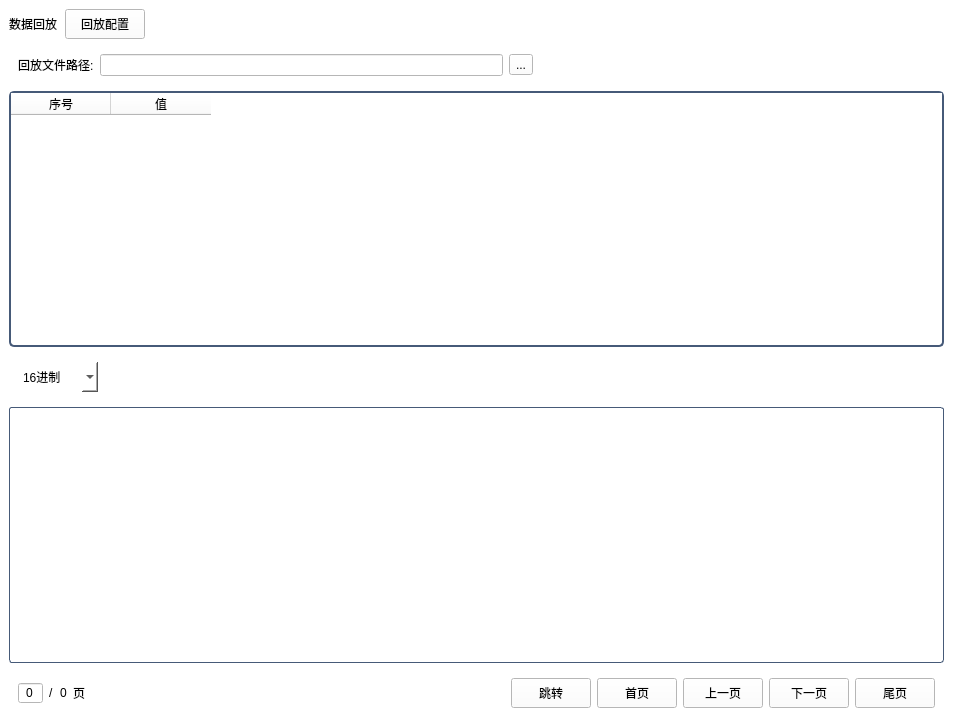
<?xml version="1.0" encoding="UTF-8"?>
<ui version="4.0">
 <class>wid_reviewset</class>
 <widget class="QWidget" name="wid_reviewset">
  <property name="geometry">
   <rect>
    <x>0</x>
    <y>0</y>
    <width>953</width>
    <height>726</height>
   </rect>
  </property>
  <property name="maximumSize">
   <size>
    <width>16777215</width>
    <height>16777215</height>
   </size>
  </property>
  <property name="windowTitle">
   <string>Form</string>
  </property>
  <property name="styleSheet">
   <string notr="true">background-color: rgb(255, 255, 255);</string>
  </property>
  <layout class="QGridLayout" name="gridLayout_14">
   <property name="leftMargin">
    <number>0</number>
   </property>
   <property name="topMargin">
    <number>0</number>
   </property>
   <property name="rightMargin">
    <number>0</number>
   </property>
   <property name="bottomMargin">
    <number>0</number>
   </property>
   <property name="spacing">
    <number>0</number>
   </property>
   <item row="0" column="0">
    <widget class="QStackedWidget" name="stackedWidget">
     <property name="currentIndex">
      <number>0</number>
     </property>
     <widget class="QWidget" name="page">
      <layout class="QGridLayout" name="gridLayout_13">
       <property name="leftMargin">
        <number>0</number>
       </property>
       <property name="topMargin">
        <number>0</number>
       </property>
       <property name="rightMargin">
        <number>0</number>
       </property>
       <property name="bottomMargin">
        <number>0</number>
       </property>
       <property name="spacing">
        <number>0</number>
       </property>
       <item row="0" column="0">
        <widget class="QWidget" name="widget_6" native="true">
         <layout class="QGridLayout" name="gridLayout_12">
          <item row="0" column="0">
           <widget class="QWidget" name="widget_7" native="true">
            <layout class="QGridLayout" name="gridLayout_11">
             <property name="leftMargin">
              <number>0</number>
             </property>
             <property name="topMargin">
              <number>0</number>
             </property>
             <property name="rightMargin">
              <number>0</number>
             </property>
             <property name="bottomMargin">
              <number>0</number>
             </property>
             <property name="horizontalSpacing">
              <number>8</number>
             </property>
             <property name="verticalSpacing">
              <number>0</number>
             </property>
             <item row="0" column="2">
              <spacer name="horizontalSpacer_6">
               <property name="orientation">
                <enum>Qt::Horizontal</enum>
               </property>
               <property name="sizeHint" stdset="0">
                <size>
                 <width>554</width>
                 <height>27</height>
                </size>
               </property>
              </spacer>
             </item>
             <item row="0" column="0">
              <widget class="QLabel" name="label_3">
               <property name="minimumSize">
                <size>
                 <width>0</width>
                 <height>30</height>
                </size>
               </property>
               <property name="styleSheet">
                <string notr="true">color: rgb(0, 0, 0);
font: 75 14pt &quot;微软雅黑&quot;;
background-color: rgb(255, 255, 255);</string>
               </property>
               <property name="text">
                <string>数据回放</string>
               </property>
              </widget>
             </item>
             <item row="0" column="1">
              <widget class="QPushButton" name="pushButton_3">
               <property name="minimumSize">
                <size>
                 <width>75</width>
                 <height>30</height>
                </size>
               </property>
               <property name="styleSheet">
                <string notr="true">QPushButton{
border:1px solid rgb(70,90,120);
color: rgb(255, 255, 255);
border-radius:3px;
font: 75 11pt &quot;微软雅黑&quot;;
background-color: rgb(19, 187, 255);
}
QPushButton:hover{
color: rgb(25, 118, 210);
background-color: rgb(227, 236, 255);
};</string>
               </property>
               <property name="text">
                <string>回放配置</string>
               </property>
              </widget>
             </item>
            </layout>
           </widget>
          </item>
          <item row="1" column="0">
           <widget class="QWidget" name="widget_5" native="true">
            <layout class="QGridLayout" name="gridLayout_10">
             <item row="0" column="3">
              <spacer name="horizontalSpacer_5">
               <property name="orientation">
                <enum>Qt::Horizontal</enum>
               </property>
               <property name="sizeHint" stdset="0">
                <size>
                 <width>221</width>
                 <height>20</height>
                </size>
               </property>
              </spacer>
             </item>
             <item row="0" column="0">
              <widget class="QLabel" name="label_4">
               <property name="styleSheet">
                <string notr="true">color: rgb(0, 0, 0);
font: 75 14pt &quot;微软雅黑&quot;;
background-color: rgb(255, 255, 255);</string>
               </property>
               <property name="text">
                <string>回放文件路径:</string>
               </property>
              </widget>
             </item>
             <item row="0" column="1">
              <widget class="QLineEdit" name="lineEdit">
               <property name="minimumSize">
                <size>
                 <width>300</width>
                 <height>0</height>
                </size>
               </property>
               <property name="styleSheet">
                <string notr="true">font: 75 11pt &quot;微软雅黑&quot;;</string>
               </property>
              </widget>
             </item>
             <item row="0" column="2">
              <widget class="QToolButton" name="toolButton_choosePath">
               <property name="text">
                <string>...</string>
               </property>
              </widget>
             </item>
            </layout>
           </widget>
          </item>
          <item row="2" column="0">
           <widget class="QTableWidget" name="tableWidget_data">
            <property name="styleSheet">
             <string notr="true">#tableWidget_data{
background-color: rgb(255,255,255);
border-left:2px solid rgb(70,90,120);
border-right:2px solid rgb(70,90,120);
border-bottom:2px solid rgb(70,90,120);
border-top:2px solid rgb(70,90,120);
border-radius:5px;
font: 75 11pt &quot;微软雅黑&quot;;
color: rgb(0,0,0);
gridline-color:rgb(70,90,120);
}
Qtablewidget::item{
border:1px solid rgb(70,90,120);
}</string>
            </property>
            <column>
             <property name="text">
              <string>序号</string>
             </property>
            </column>
            <column>
             <property name="text">
              <string>值</string>
             </property>
            </column>
           </widget>
          </item>
          <item row="3" column="0">
           <widget class="QWidget" name="widget_8" native="true">
            <layout class="QGridLayout" name="gridLayout_15">
             <item row="0" column="0">
              <widget class="QComboBox" name="comboBox_type">
               <property name="minimumSize">
                <size>
                 <width>80</width>
                 <height>30</height>
                </size>
               </property>
               <property name="styleSheet">
                <string notr="true">border:1px solid rgb(70,90,120);
color: rgb(0,0,0);
border-radius:3px;
font: 75 11pt &quot;微软雅黑&quot;;
background-color: rgb(255,255,255);
border:none;</string>
               </property>
               <item>
                <property name="text">
                 <string>16进制</string>
                </property>
               </item>
               <item>
                <property name="text">
                 <string>10进制</string>
                </property>
               </item>
              </widget>
             </item>
             <item row="0" column="1">
              <spacer name="horizontalSpacer_7">
               <property name="orientation">
                <enum>Qt::Horizontal</enum>
               </property>
               <property name="sizeHint" stdset="0">
                <size>
                 <width>40</width>
                 <height>20</height>
                </size>
               </property>
              </spacer>
             </item>
            </layout>
           </widget>
          </item>
          <item row="4" column="0">
           <widget class="QTableWidget" name="tableWidget_info">
            <property name="styleSheet">
             <string notr="true">#tableWidget_info{
background-color: rgb(255, 255, 255);
border:1px solid rgb(70,90,120);
border-radius:3px;
}</string>
            </property>
           </widget>
          </item>
          <item row="5" column="0">
           <widget class="QWidget" name="widget_9" native="true">
            <layout class="QGridLayout" name="gridLayout_16">
             <item row="0" column="7">
              <widget class="QPushButton" name="pbtn_up">
               <property name="minimumSize">
                <size>
                 <width>75</width>
                 <height>30</height>
                </size>
               </property>
               <property name="styleSheet">
                <string notr="true">QPushButton{
border:1px solid rgb(70,90,120);
color: rgb(255, 255, 255);
border-radius:3px;
font: 75 11pt &quot;微软雅黑&quot;;
background-color: rgb(153,217,234);
}
QPushButton:hover{
color: rgb(25, 118, 210);
background-color: rgb(227, 236, 255);
};</string>
               </property>
               <property name="text">
                <string>上一页</string>
               </property>
              </widget>
             </item>
             <item row="0" column="4">
              <spacer name="horizontalSpacer_8">
               <property name="orientation">
                <enum>Qt::Horizontal</enum>
               </property>
               <property name="sizeHint" stdset="0">
                <size>
                 <width>40</width>
                 <height>20</height>
                </size>
               </property>
              </spacer>
             </item>
             <item row="0" column="6">
              <widget class="QPushButton" name="pbtn_FirstPage">
               <property name="minimumSize">
                <size>
                 <width>75</width>
                 <height>30</height>
                </size>
               </property>
               <property name="styleSheet">
                <string notr="true">QPushButton{
border:1px solid rgb(70,90,120);
color: rgb(255, 255, 255);
border-radius:3px;
font: 75 11pt &quot;微软雅黑&quot;;
background-color: rgb(153,217,234);
}
QPushButton:hover{
color: rgb(25, 118, 210);
background-color: rgb(227, 236, 255);
};</string>
               </property>
               <property name="text">
                <string>首页</string>
               </property>
              </widget>
             </item>
             <item row="0" column="1">
              <widget class="QLabel" name="label_8">
               <property name="styleSheet">
                <string notr="true">color: rgb(0,0,0);
font: 75 14pt &quot;微软雅黑&quot;;
background-color: rgb(255,255,255);</string>
               </property>
               <property name="text">
                <string>/</string>
               </property>
              </widget>
             </item>
             <item row="0" column="3">
              <widget class="QLabel" name="label_5">
               <property name="styleSheet">
                <string notr="true">color: rgb(0,0,0);
font: 75 14pt &quot;微软雅黑&quot;;
background-color: rgb(255,255,255);</string>
               </property>
               <property name="text">
                <string>页</string>
               </property>
              </widget>
             </item>
             <item row="0" column="8">
              <widget class="QPushButton" name="pbtn_down">
               <property name="minimumSize">
                <size>
                 <width>75</width>
                 <height>30</height>
                </size>
               </property>
               <property name="styleSheet">
                <string notr="true">QPushButton{
border:1px solid rgb(70,90,120);
color: rgb(255, 255, 255);
border-radius:3px;
font: 75 11pt &quot;微软雅黑&quot;;
background-color: rgb(153,217,234);
}
QPushButton:hover{
color: rgb(25, 118, 210);
background-color: rgb(227, 236, 255);
};</string>
               </property>
               <property name="text">
                <string>下一页</string>
               </property>
              </widget>
             </item>
             <item row="0" column="2">
              <widget class="QLabel" name="label_pageall">
               <property name="styleSheet">
                <string notr="true">color: rgb(0,0,0);
font: 75 14pt &quot;微软雅黑&quot;;
background-color: rgb(255,255,255);</string>
               </property>
               <property name="text">
                <string>0</string>
               </property>
              </widget>
             </item>
             <item row="0" column="0">
              <widget class="QSpinBox" name="sbox_currentPage">
               <property name="styleSheet">
                <string notr="true">color: rgb(0,0,0);
font: 75 14pt &quot;微软雅黑&quot;;
background-color: rgb(255,255,255);</string>
               </property>
               <property name="alignment">
                <set>Qt::AlignCenter</set>
               </property>
               <property name="buttonSymbols">
                <enum>QAbstractSpinBox::NoButtons</enum>
               </property>
              </widget>
             </item>
             <item row="0" column="5">
              <widget class="QPushButton" name="pbtn_turnTo">
               <property name="minimumSize">
                <size>
                 <width>75</width>
                 <height>30</height>
                </size>
               </property>
               <property name="styleSheet">
                <string notr="true">QPushButton{
border:1px solid rgb(70,90,120);
color: rgb(255, 255, 255);
border-radius:3px;
font: 75 11pt &quot;微软雅黑&quot;;
background-color: rgb(153,217,234);
}
QPushButton:hover{
color: rgb(25, 118, 210);
background-color: rgb(227, 236, 255);
};</string>
               </property>
               <property name="text">
                <string>跳转</string>
               </property>
              </widget>
             </item>
             <item row="0" column="9">
              <widget class="QPushButton" name="pbtn_end">
               <property name="minimumSize">
                <size>
                 <width>75</width>
                 <height>30</height>
                </size>
               </property>
               <property name="styleSheet">
                <string notr="true">QPushButton{
border:1px solid rgb(70,90,120);
color: rgb(255, 255, 255);
border-radius:3px;
font: 75 11pt &quot;微软雅黑&quot;;
background-color: rgb(153,217,234);
}
QPushButton:hover{
color: rgb(25, 118, 210);
background-color: rgb(227, 236, 255);
};</string>
               </property>
               <property name="text">
                <string>尾页</string>
               </property>
              </widget>
             </item>
            </layout>
           </widget>
          </item>
         </layout>
        </widget>
       </item>
      </layout>
     </widget>
     <widget class="QWidget" name="page_2">
      <layout class="QGridLayout" name="gridLayout_9">
       <property name="leftMargin">
        <number>0</number>
       </property>
       <property name="topMargin">
        <number>0</number>
       </property>
       <property name="rightMargin">
        <number>0</number>
       </property>
       <property name="bottomMargin">
        <number>0</number>
       </property>
       <property name="spacing">
        <number>0</number>
       </property>
       <item row="1" column="0">
        <spacer name="verticalSpacer">
         <property name="orientation">
          <enum>Qt::Vertical</enum>
         </property>
         <property name="sizeHint" stdset="0">
          <size>
           <width>20</width>
           <height>40</height>
          </size>
         </property>
        </spacer>
       </item>
       <item row="0" column="1">
        <spacer name="horizontalSpacer_4">
         <property name="orientation">
          <enum>Qt::Horizontal</enum>
         </property>
         <property name="sizeHint" stdset="0">
          <size>
           <width>40</width>
           <height>20</height>
          </size>
         </property>
        </spacer>
       </item>
       <item row="0" column="0">
        <widget class="QWidget" name="widget_4" native="true">
         <layout class="QGridLayout" name="gridLayout_8">
          <item row="1" column="0">
           <widget class="QWidget" name="wid_set" native="true">
            <property name="styleSheet">
             <string notr="true">#wid_set{
background-color: rgb(255, 255, 255);
border:2px solid rgb(70,90,120);
border-radius:10px;
font: 75 11pt &quot;微软雅黑&quot;;
}</string>
            </property>
            <layout class="QGridLayout" name="gridLayout_7">
             <property name="leftMargin">
              <number>9</number>
             </property>
             <item row="0" column="0">
              <widget class="QWidget" name="widget_2" native="true">
               <property name="styleSheet">
                <string notr="true">background-color: rgb(255, 255, 255);</string>
               </property>
               <layout class="QGridLayout" name="gridLayout_2">
                <property name="leftMargin">
                 <number>0</number>
                </property>
                <property name="topMargin">
                 <number>0</number>
                </property>
                <property name="rightMargin">
                 <number>0</number>
                </property>
                <property name="bottomMargin">
                 <number>0</number>
                </property>
                <property name="spacing">
                 <number>0</number>
                </property>
                <item row="0" column="0">
                 <widget class="QLabel" name="label_2">
                  <property name="minimumSize">
                   <size>
                    <width>0</width>
                    <height>30</height>
                   </size>
                  </property>
                  <property name="styleSheet">
                   <string notr="true">color: rgb(18,165,202);
font: 75 14pt &quot;微软雅黑&quot;;
background-color: rgb(255, 255, 255);</string>
                  </property>
                  <property name="text">
                   <string>错误处理策略</string>
                  </property>
                 </widget>
                </item>
                <item row="0" column="1">
                 <spacer name="horizontalSpacer_2">
                  <property name="orientation">
                   <enum>Qt::Horizontal</enum>
                  </property>
                  <property name="sizeHint" stdset="0">
                   <size>
                    <width>756</width>
                    <height>20</height>
                   </size>
                  </property>
                 </spacer>
                </item>
               </layout>
              </widget>
             </item>
             <item row="1" column="0">
              <widget class="QWidget" name="wid_type1" native="true">
               <property name="styleSheet">
                <string notr="true">#wid_type1{
background-color: rgb(255, 255, 255);
border:2px solid rgb(70,90,120);
border-radius:10px;
font: 75 11pt &quot;微软雅黑&quot;;
}</string>
               </property>
               <layout class="QGridLayout" name="gridLayout_3">
                <property name="leftMargin">
                 <number>5</number>
                </property>
                <property name="topMargin">
                 <number>5</number>
                </property>
                <property name="rightMargin">
                 <number>5</number>
                </property>
                <property name="bottomMargin">
                 <number>5</number>
                </property>
                <property name="spacing">
                 <number>0</number>
                </property>
                <item row="0" column="0">
                 <widget class="QRadioButton" name="radioButton_2">
                  <property name="styleSheet">
                   <string notr="true">background-color: rgb(255, 255, 255);
color: rgb(0,0,0);
font: 75 10pt &quot;微软雅黑&quot;;</string>
                  </property>
                  <property name="text">
                   <string>丢弃错误帧(默认)</string>
                  </property>
                 </widget>
                </item>
               </layout>
              </widget>
             </item>
             <item row="2" column="0">
              <widget class="QWidget" name="wid_type2" native="true">
               <property name="styleSheet">
                <string notr="true">#wid_type2{
background-color: rgb(255,255,255);
border:2px solid rgb(70,90,120);
border-radius:10px;
font: 75 11pt &quot;微软雅黑&quot;;
}</string>
               </property>
               <layout class="QGridLayout" name="gridLayout_4">
                <property name="leftMargin">
                 <number>5</number>
                </property>
                <property name="topMargin">
                 <number>5</number>
                </property>
                <property name="rightMargin">
                 <number>5</number>
                </property>
                <property name="bottomMargin">
                 <number>5</number>
                </property>
                <property name="spacing">
                 <number>0</number>
                </property>
                <item row="0" column="0">
                 <widget class="QRadioButton" name="radioButton_3">
                  <property name="styleSheet">
                   <string notr="true">background-color: rgb(255, 255, 255);
color: rgb(0,0,0);
font: 75 10pt &quot;微软雅黑&quot;;</string>
                  </property>
                  <property name="text">
                   <string>记录错误但继续发送</string>
                  </property>
                 </widget>
                </item>
               </layout>
              </widget>
             </item>
             <item row="3" column="0">
              <widget class="QWidget" name="wid_type3" native="true">
               <property name="styleSheet">
                <string notr="true">#wid_type3{
background-color: rgb(255,255,255);
border:2px solid rgb(70,90,120);
border-radius:10px;
font: 75 11pt &quot;微软雅黑&quot;;
}</string>
               </property>
               <layout class="QGridLayout" name="gridLayout_5">
                <property name="leftMargin">
                 <number>5</number>
                </property>
                <property name="topMargin">
                 <number>5</number>
                </property>
                <property name="rightMargin">
                 <number>5</number>
                </property>
                <property name="bottomMargin">
                 <number>5</number>
                </property>
                <property name="spacing">
                 <number>0</number>
                </property>
                <item row="0" column="0">
                 <widget class="QRadioButton" name="radioButton_4">
                  <property name="styleSheet">
                   <string notr="true">background-color: rgb(255, 255, 255);
color: rgb(0,0,0);
font: 75 10pt &quot;微软雅黑&quot;;</string>
                  </property>
                  <property name="text">
                   <string>遇到错误立即暂停</string>
                  </property>
                 </widget>
                </item>
               </layout>
              </widget>
             </item>
             <item row="4" column="0">
              <widget class="QWidget" name="widget_3" native="true">
               <property name="styleSheet">
                <string notr="true">background-color: rgb(255,255,255);</string>
               </property>
               <layout class="QGridLayout" name="gridLayout_6">
                <item row="0" column="0">
                 <widget class="QPushButton" name="pushButton">
                  <property name="minimumSize">
                   <size>
                    <width>75</width>
                    <height>30</height>
                   </size>
                  </property>
                  <property name="styleSheet">
                   <string notr="true">QPushButton{
border:1px solid rgb(70,90,120);
color: rgb(255, 255, 255);
border-radius:3px;
font: 75 11pt &quot;微软雅黑&quot;;
background-color: rgb(19, 187, 255);
}
QPushButton:hover{
color: rgb(25, 118, 210);
background-color: rgb(227, 236, 255);
};</string>
                  </property>
                  <property name="text">
                   <string>保存配置</string>
                  </property>
                 </widget>
                </item>
                <item row="0" column="1">
                 <spacer name="horizontalSpacer_3">
                  <property name="orientation">
                   <enum>Qt::Horizontal</enum>
                  </property>
                  <property name="sizeHint" stdset="0">
                   <size>
                    <width>767</width>
                    <height>20</height>
                   </size>
                  </property>
                 </spacer>
                </item>
               </layout>
              </widget>
             </item>
            </layout>
           </widget>
          </item>
          <item row="0" column="0">
           <widget class="QWidget" name="widget" native="true">
            <layout class="QGridLayout" name="gridLayout">
             <property name="leftMargin">
              <number>0</number>
             </property>
             <property name="topMargin">
              <number>0</number>
             </property>
             <property name="rightMargin">
              <number>0</number>
             </property>
             <property name="bottomMargin">
              <number>0</number>
             </property>
             <property name="spacing">
              <number>0</number>
             </property>
             <item row="0" column="2">
              <spacer name="horizontalSpacer">
               <property name="orientation">
                <enum>Qt::Horizontal</enum>
               </property>
               <property name="sizeHint" stdset="0">
                <size>
                 <width>554</width>
                 <height>27</height>
                </size>
               </property>
              </spacer>
             </item>
             <item row="0" column="1">
              <widget class="QLabel" name="label">
               <property name="minimumSize">
                <size>
                 <width>0</width>
                 <height>30</height>
                </size>
               </property>
               <property name="styleSheet">
                <string notr="true">color: rgb(0, 0, 0);
font: 75 14pt &quot;微软雅黑&quot;;
background-color: rgb(255, 255, 255);</string>
               </property>
               <property name="text">
                <string>回放配置</string>
               </property>
              </widget>
             </item>
             <item row="0" column="0">
              <widget class="QPushButton" name="pushButton_2">
               <property name="minimumSize">
                <size>
                 <width>100</width>
                 <height>30</height>
                </size>
               </property>
               <property name="styleSheet">
                <string notr="true">QPushButton{
border:1px solid rgb(70,90,120);
color: rgb(255, 255, 255);
border-radius:3px;
font: 75 11pt &quot;微软雅黑&quot;;
background-color: rgb(153,217,234);
}
QPushButton:hover{
color: rgb(25, 118, 210);
background-color: rgb(227, 236, 255);
};</string>
               </property>
               <property name="text">
                <string>返回</string>
               </property>
               <property name="icon">
                <iconset resource="../../../../WTTools/WTRecordPlugin/Res.qrc">
                 <normaloff>:/Images/Icons1/Icon_Back1.png</normaloff>:/Images/Icons1/Icon_Back1.png</iconset>
               </property>
              </widget>
             </item>
            </layout>
           </widget>
          </item>
         </layout>
        </widget>
       </item>
      </layout>
     </widget>
    </widget>
   </item>
  </layout>
 </widget>
 <resources>
  <include location="../../../../WTTools/WTRecordPlugin/Res.qrc"/>
 </resources>
 <connections/>
</ui>
